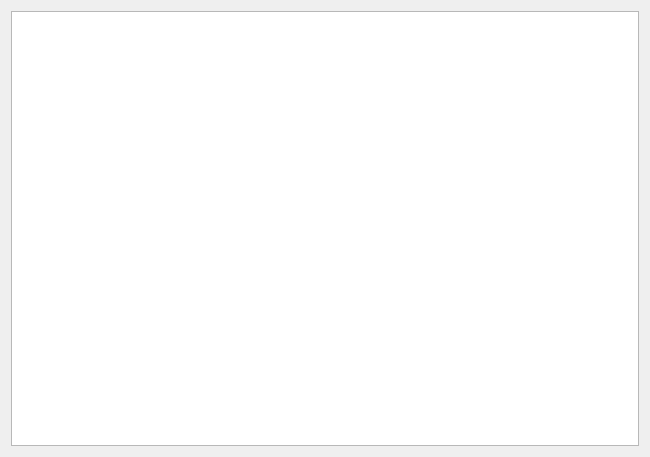
<?xml version="1.0" encoding="UTF-8"?>
<ui version="4.0">
 <class>OrderTypes</class>
 <widget class="QWidget" name="OrderTypes">
  <property name="geometry">
   <rect>
    <x>0</x>
    <y>0</y>
    <width>650</width>
    <height>457</height>
   </rect>
  </property>
  <property name="windowTitle">
   <string>Order Types</string>
  </property>
  <layout class="QGridLayout" name="gridLayout">
   <item row="0" column="0">
    <widget class="QTableWidget" name="tableWidgetOrderTypes"/>
   </item>
  </layout>
 </widget>
 <resources/>
 <connections/>
</ui>
